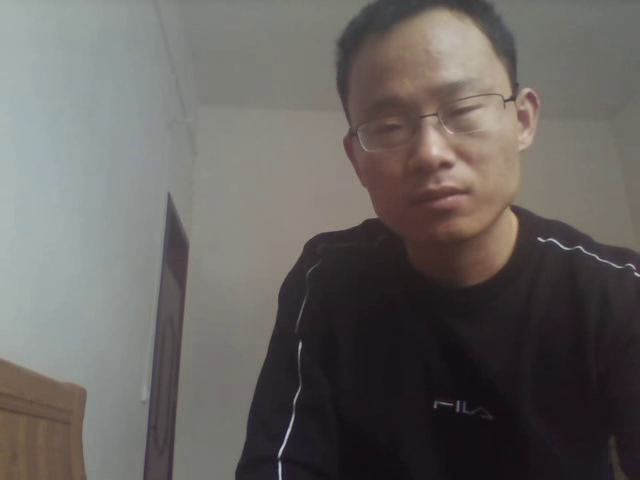
#> input picture frame 35 of Opencv-Python/test.avi, 640 x 480 px, given in place of t6.mp4, which was not available
$ python Opetical_Flow.py
#> lines starting #> are read from the running program, lines starting #| are printed output that depends on the picture; pictures that were not available may be replaced by others from this repository, and a replacement may not be noted
# _*_ coding: utf-8 _*_
# @Time     : 2019/9/3 2:48
# @Author   : Ole211
# @Site     :
# @File     : Opetical_Flow.py
# @Software : PyCharm

import cv2
import numpy as np

cap = cv2.VideoCapture('d:\\video\\src\\t6.mp4')

ret, frame1 = cap.read()
#> frame1 is the input picture: shape (480, 640, 3); mean B, G, R 96.5, 98.9, 102.7
prvs = cv2.cvtColor(frame1, cv2.COLOR_BGR2GRAY)
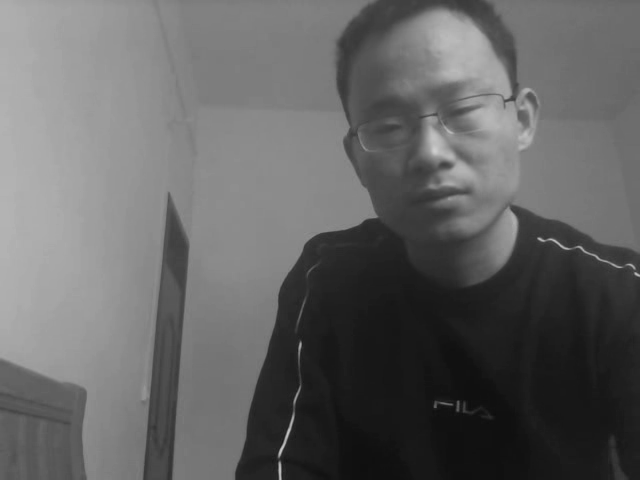
#> prvs: shape (480, 640); min 12, max 206, mean 99.7
hsv = np.zeros_like(frame1)
hsv[...,1] = 255

while 1:
    ret, frame2 = cap.read()
    next = cv2.cvtColor(frame2, cv2.COLOR_BGR2GRAY)
    flow = cv2.calcOpticalFlowFarneback(prvs, next, None, 0.5, 3, 15, 3, 5, 1.2, 0)
    mag, ang = cv2.cartToPolar(flow[...,0], flow[...,1])
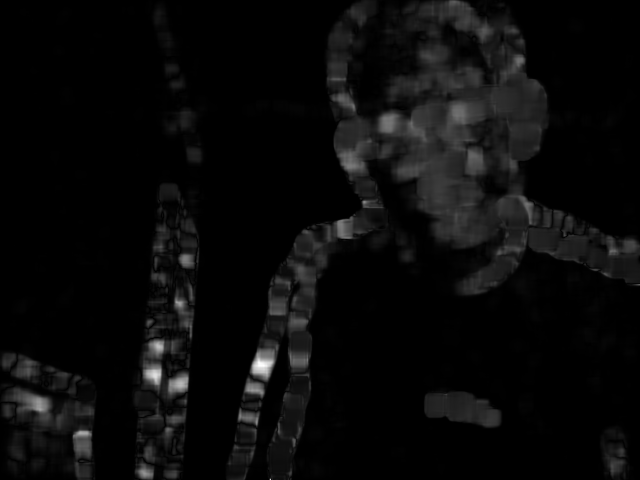
#> mag: shape (480, 640) float32; min 7.79e-13, max 3.15, mean 0.13; drawn with min black and max white
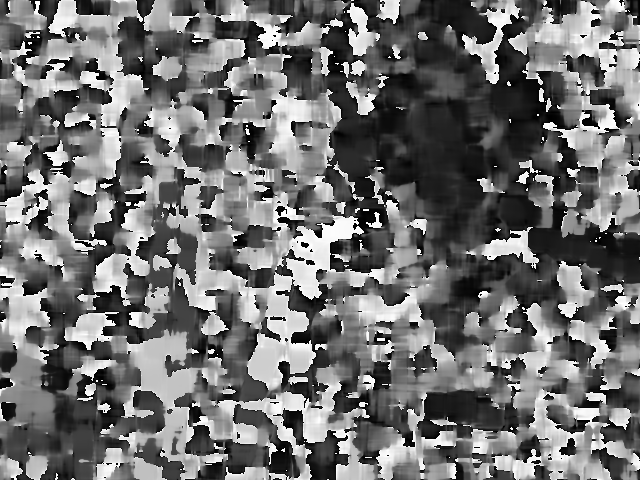
#> ang: shape (480, 640) float32; min 2.88e-05, max 6.28, mean 2.78; drawn with min black and max white
    hsv[...,0] = ang*180/np.pi/2
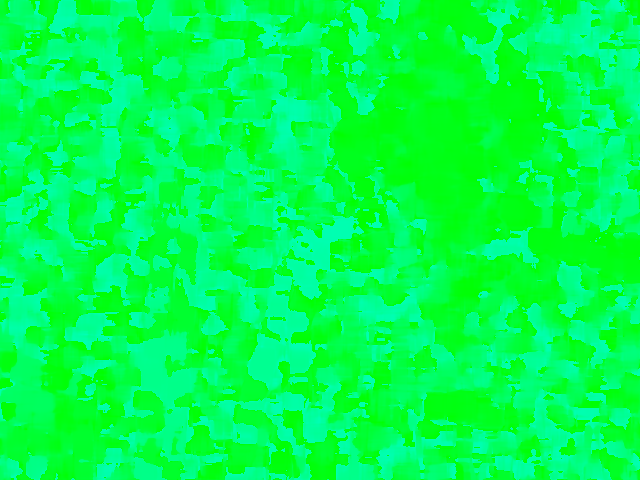
#> hsv: shape (480, 640, 3); mean of channels 0, 1, 2 79.1, 255, 0; drawn as B, G, R
    hsv[...,2] = cv2.normalize(mag, None, 0, 255, cv2.NORM_MINMAX)
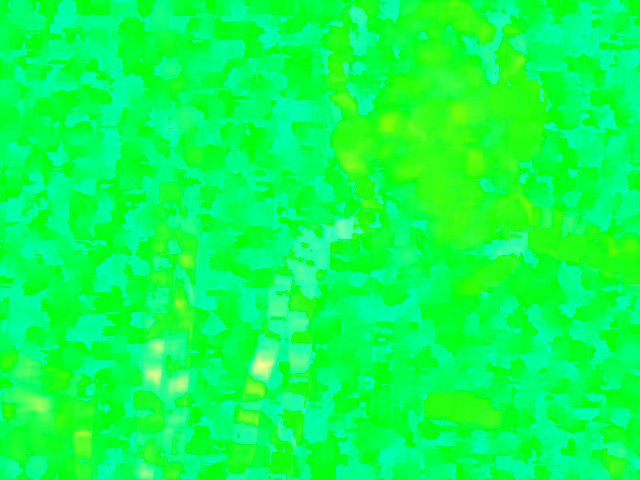
#> hsv: shape (480, 640, 3); mean of channels 0, 1, 2 79.1, 255, 10.2; drawn as B, G, R
    bgr = cv2.cvtColor(hsv, cv2.COLOR_HSV2BGR)
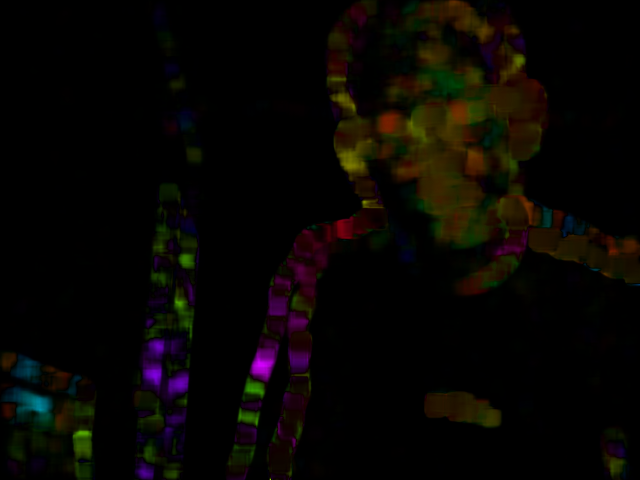
#> bgr: shape (480, 640, 3); mean B, G, R 2.5, 5.6, 7.9
    cv2.imshow('frame2', frame2)
    k = cv2.waitKey(1) & 0xff
#> (key Esc is pressed here)
    if k == 27:
        break
    # [5 lines of commented-out code are left out]
    cv2.imshow('opticalflow', bgr)
    prvs = next
cap.release()
cv2.destroyAllWindows()

$ run again, starting later in the video
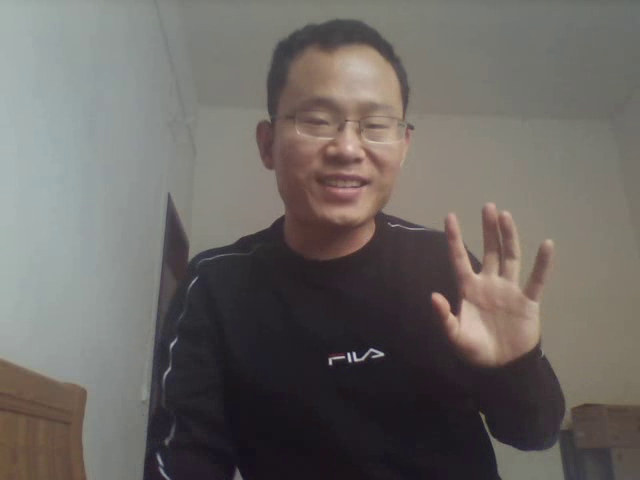
#> input picture frame 159 of Opencv-Python/test.avi, 640 x 480 px, given in place of t6.mp4, which was not available
#> frame1 is the input picture: shape (480, 640, 3); mean B, G, R 99.9, 103.2, 107.9
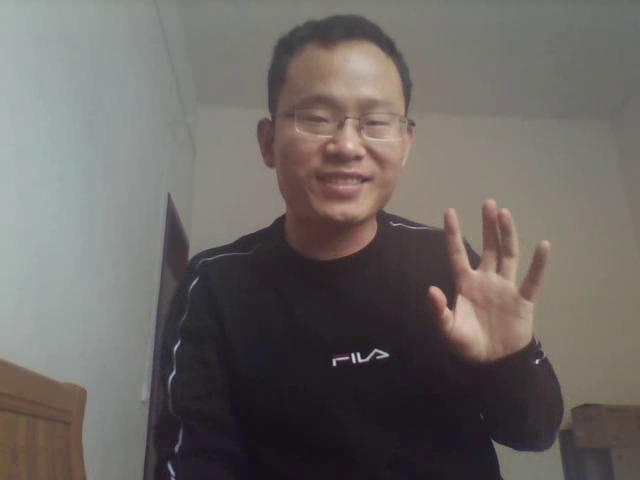
#> input picture frame 160 of Opencv-Python/test.avi, 640 x 480 px, given in place of t6.mp4, which was not available
#> frame2 is the input picture: shape (480, 640, 3); mean B, G, R 99.8, 102.7, 107.8
#> `bgr = cv2.cvtColor(hsv, cv2.COLOR_HSV2BGR)`:
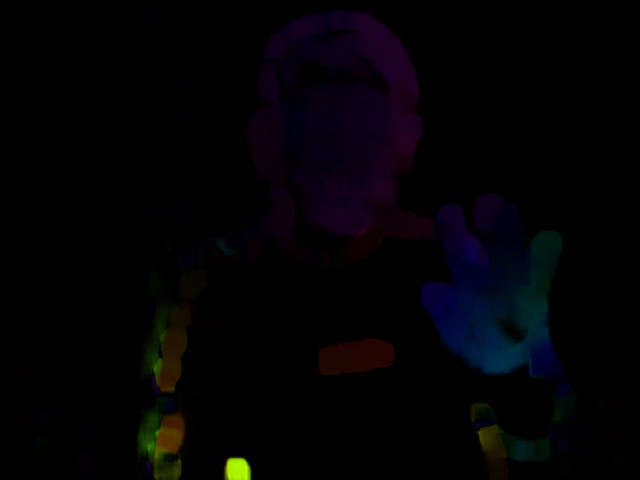
#> bgr: shape (480, 640, 3); mean B, G, R 4.4, 2, 2.9

$ run again, starting later in the video
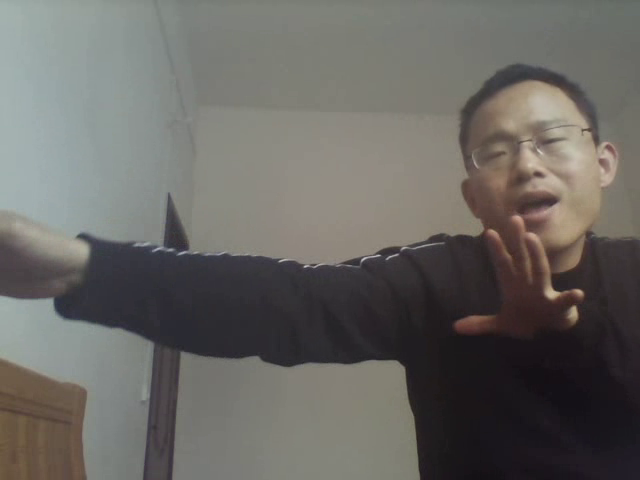
#> input picture frame 283 of Opencv-Python/test.avi, 640 x 480 px, given in place of t6.mp4, which was not available
#> frame1 is the input picture: shape (480, 640, 3); mean B, G, R 99.2, 103.2, 105.3
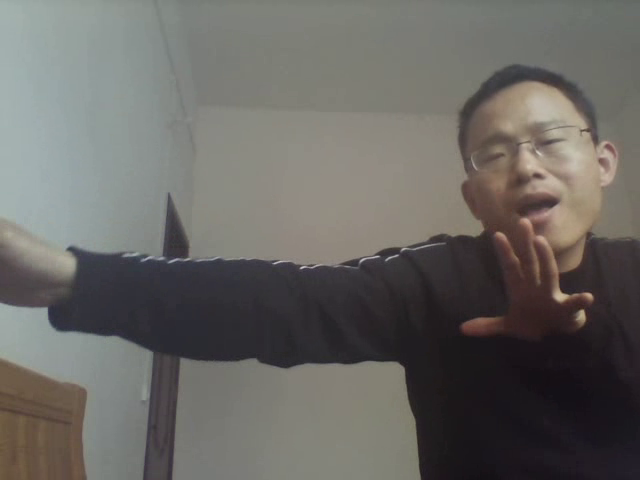
#> input picture frame 284 of Opencv-Python/test.avi, 640 x 480 px, given in place of t6.mp4, which was not available
#> frame2 is the input picture: shape (480, 640, 3); mean B, G, R 99.5, 103.4, 105.4
#> `bgr = cv2.cvtColor(hsv, cv2.COLOR_HSV2BGR)`:
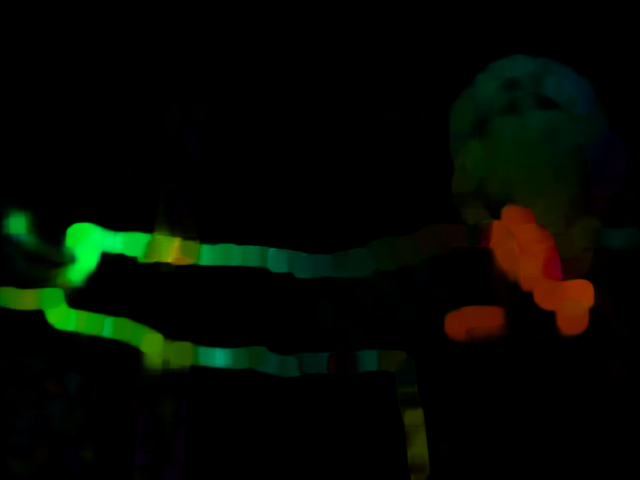
#> bgr: shape (480, 640, 3); mean B, G, R 1.9, 9.2, 4.3
